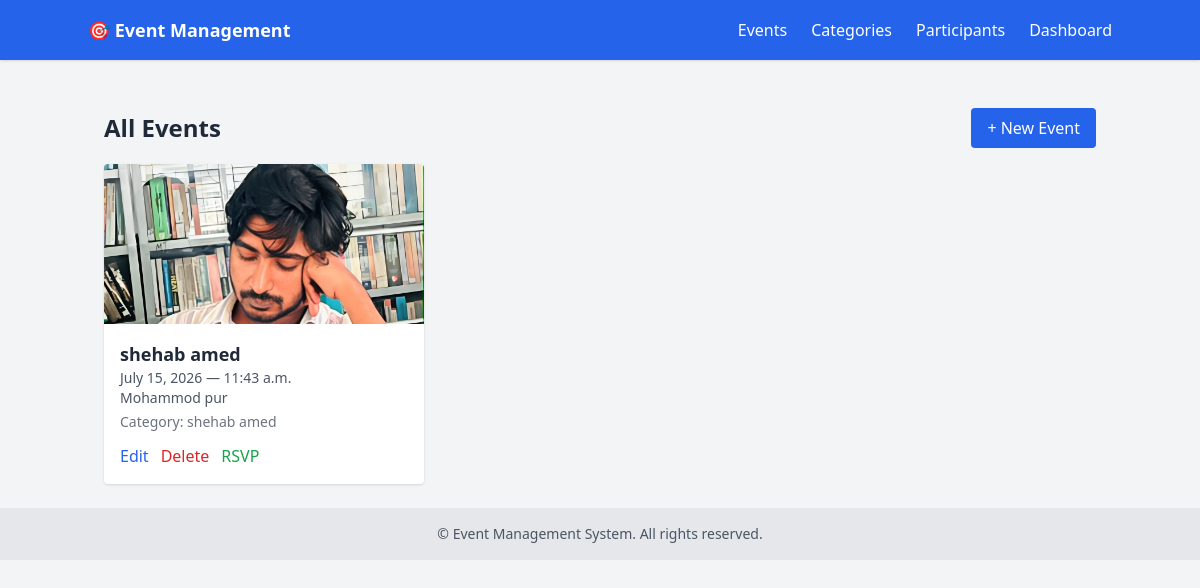
/, run on an earlier commit of the app's database.
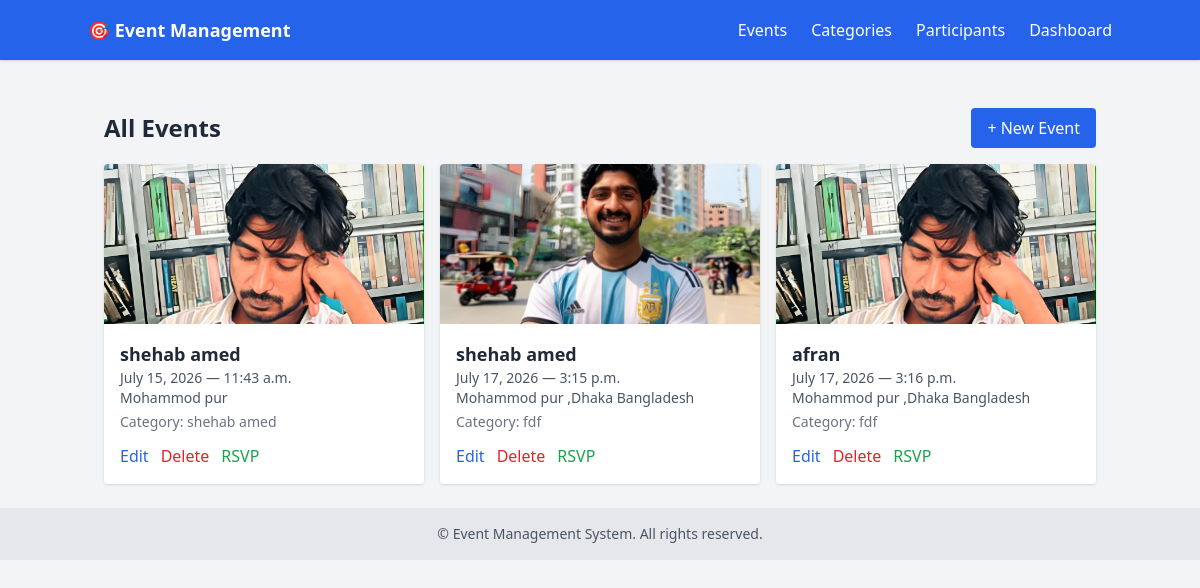
And on a later commit of the database.
### tasks/models.py (models this page shows, shortened)
class Event(models.Model):
    name = models.CharField(max_length=200)
    description = models.TextField()
    date = models.DateField()
    time = models.TimeField()
    location = models.CharField(max_length=200)
    category = models.ForeignKey(Category, on_delete=models.CASCADE, related_name='events')
    image = models.ImageField(upload_to='event_images/', default='default.jpg', blank=True)
    rsvp_users = models.ManyToManyField(settings.AUTH_USER_MODEL, related_name='rsvped_events', blank=True)
    created_by = models.ForeignKey(
        settings.AUTH_USER_MODEL, on_delete=models.SET_NULL,
        null=True, blank=True, related_name='created_events'
    )

class Category(models.Model):
    name = models.CharField(max_length=100)
    description = models.TextField()
    class Meta:
        verbose_name_plural = "Categories"

### tasks/views.py (the view)
# urls.py: path('', views.event_list, name='event_list'),
def event_list(request):
    events = Event.objects.all().order_by('date')
    return render(request, 'tasks/event_list.html', {'events': events})

### tasks/templates/tasks/event_list.html (shortened to what this page needs)
{% extends "tasks/base.html" %}
{% block content %}
<div class="flex justify-between items-center mb-4">
    <h1 class="text-2xl font-bold">All Events</h1>
    <a href="{% url 'event_create' %}" class="bg-blue-600 text-white px-4 py-2 rounded hover:bg-blue-700">+ New Event</a>
</div>
<div class="grid grid-cols-1 md:grid-cols-2 lg:grid-cols-3 gap-4">
    {% for event in events %}
    <div class="bg-white rounded shadow overflow-hidden flex flex-col">
        {% if event.image %}
            <img src="{{ event.image.url }}" class="w-full h-40 object-cover">
        {% else %}
            <div class="w-full h-40 bg-gray-200 flex items-center justify-center text-gray-400 text-sm">
                No Image
            </div>
        {% endif %}
        <div class="p-4 flex-1 flex flex-col">
            <h2 class="text-lg font-semibold">{{ event.name }}</h2>
            <p class="text-sm text-gray-600">{{ event.date }} — {{ event.time }}</p>
            <p class="text-sm text-gray-600">{{ event.location }}</p>
            <p class="text-sm text-gray-500 mt-1">Category: {{ event.category.name }}</p>
            <div class="mt-auto pt-3 flex space-x-3">
                <a href="{% url 'event_edit' event.pk %}" class="text-blue-600 hover:underline">Edit</a>
                <a href="{% url 'event_delete' event.pk %}" class="text-red-600 hover:underline">Delete</a>
                <a href="{% url 'rsvp_event' event.pk %}" class="text-green-600 hover:underline">RSVP</a>
            </div>
        </div>
    </div>
    {% empty %}
    <p class="text-gray-500">No events yet.</p>
    {% endfor %}
</div>
{% endblock %}

### tasks/templates/tasks/base.html (shortened to what this page needs)
{% load static %}
<!DOCTYPE html>
<html lang="en">
<head>
    <link href="{% static 'css/output.css' %}" rel="stylesheet">
</head>
<body class="bg-gray-100 text-gray-800 min-h-screen">
    <nav class="bg-blue-600 text-white p-4 shadow mb-6">
        <div class="container mx-auto flex justify-between items-center">
            <div class="text-lg font-bold">🎯 Event Management</div>
            <ul class="flex space-x-6">
                <li><a href="{% url 'event_list' %}" class="hover:underline">Events</a></li>
                <li><a href="{% url 'category_list' %}" class="hover:underline">Categories</a></li>
                <li><a href="{% url 'participant_list' %}" class="hover:underline">Participants</a></li>
                <li><a href="{% url 'dashboard' %}" class="hover:underline">Dashboard</a></li>
            </ul>
        </div>
    </nav>
    <main class="container mx-auto px-4 py-6">
    {% block content %}{% endblock %}
    </main>
    <footer class="bg-gray-200 text-center text-sm text-gray-600 py-4 mt-auto">
        &copy; {{ now|date:"Y" }} Event Management System. All rights reserved.
    </footer>
</body>
</html>

What changed in the data, as far as the page shows it:
added Event: image (picture), name "shehab amed", date "July 17, 2026", time "3:15 p.m.", location "Mohammod pur ,Dhaka Bangladesh", category.name "fdf"
added Event: image (picture), name "afran", date "July 17, 2026", time "3:16 p.m.", location "Mohammod pur ,Dhaka Bangladesh", category.name "fdf"
